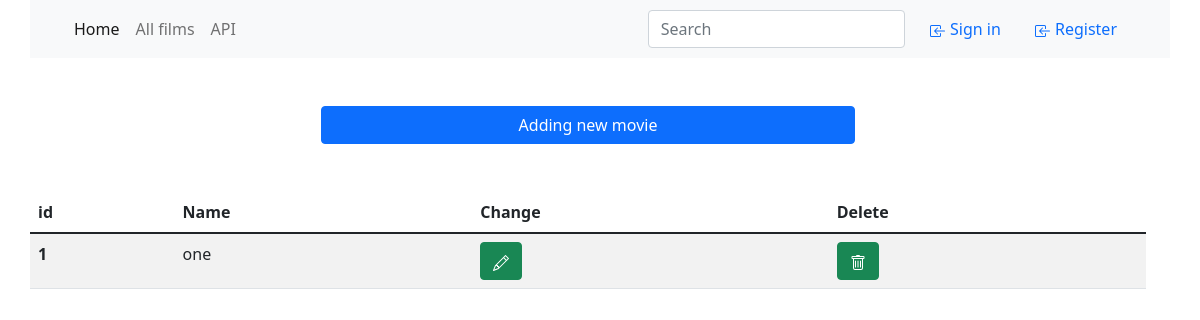
The app's page /admin/genre/, older data.
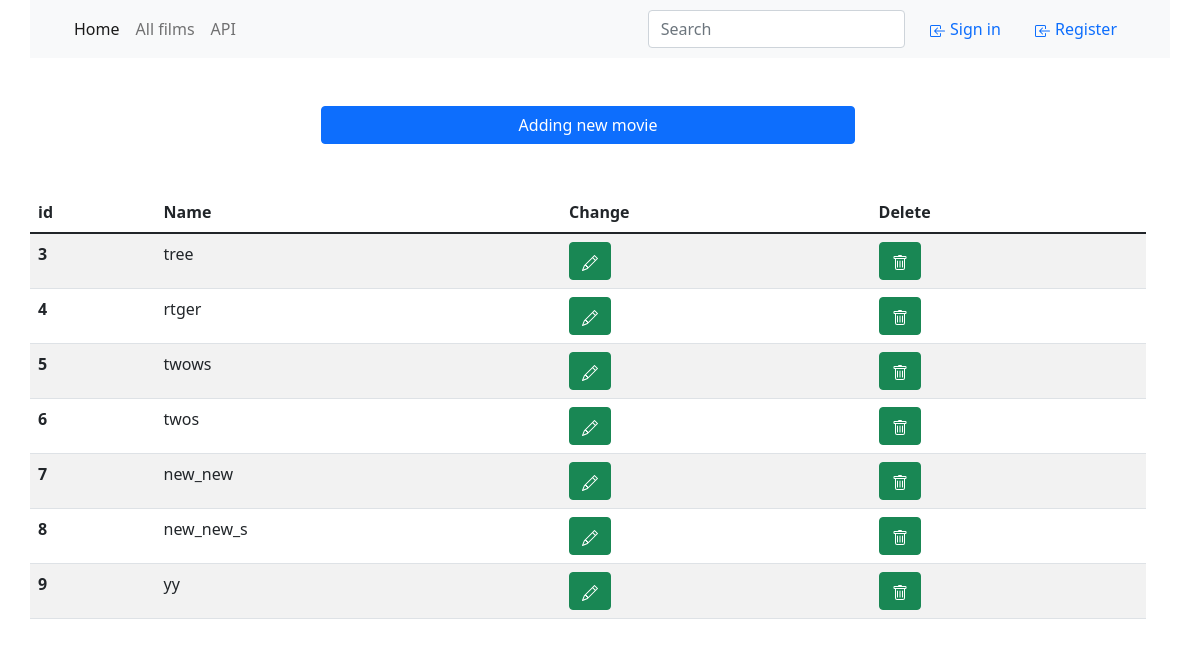
The same page, newer data.
### app/models.py (models this page shows, shortened)
class Genre(UserMixin, db.Model):
    id = db.Column(db.Integer, primary_key=True)
    name = db.Column(db.String(64), index=True, unique=True)
    movies = db.relationship('Movie', backref='genre', lazy='dynamic')

### admin/__init__.py (the view)
@bp_admin.route('genre/', methods=['GET'])
def admin_genre():
    genres = Genre.query.all()
    link='/admin/genre/'
    return render_template('admin/admin_genre_list.html', title='index', url=link, genres=genres)

### templates/admin/admin_genre_list.html (shortened to what this page needs)
{% extends 'base.html' %}
{% block content %}
<div class="row g-4">
  <div class="d-grid gap-2 col-6 mx-auto">
    <a class="btn btn-primary" type="button" href="{{ url_for('admin.admin_genre_add') }}" >Adding new movie</a>
  </div>
</div>
<div class="row row-cols-1 row-cols-md-4 g-4">
  <table class="table table-striped table-hover">
      <thead>
        <tr>
          <th scope="col">id</th>
          <th scope="col">Name</th>
          <th scope="col">Change</th>
          <th scope="col">Delete</th>
        </tr>
      </thead>
      <tbody>
        {% for genre in genres %}
          <tr>
            <th scope="row">{{genre.id}}</th>
            <td>{{genre.name}}</td>
            <td><a href="{{link}}{{genre.id}}" type="button" class="btn btn-success">
                </a>
            </td>
            <td>
              <a href="{{ url_for('admin.admin_genre_dell', idd=genre.id) }}" type="button" class="btn btn-success">
              </a>
            </td>
          </tr>
        {% endfor %}
      </tbody>
  </table>
</div>
{% endblock content %}

### templates/base.html (shortened to what this page needs)
<!DOCTYPE html>
<html lang="en">
    <head>
        <link href="https://cdn.jsdelivr.net/npm/bootstrap@5.1.3/dist/css/bootstrap.min.css" rel="stylesheet">
    </head>
    <body>
        <div class="container">
            <div class="row">
            {% include 'include/menu.html' %}
            {% block content %}
            {% endblock content %}
            </div>
        </div>
    </body>
</html>

### templates/include/menu.html (shortened to what this page needs)
<nav class="navbar navbar-expand-lg navbar-light bg-light">
  <div class="container-fluid">
    <div class="collapse navbar-collapse" id="navbarSupportedContent">
      <ul class="navbar-nav me-auto mb-2 mb-lg-0">
        <li class="nav-item">
          <a class="nav-link active" aria-current="page" href="{{url_for('index')}}">Home</a>
        </li>
        <li class="nav-item">
          <a class="nav-link" href="{{ url_for('movie') }}">All films</a>
        </li>
        <li class="nav-item">
          <a class="nav-link" href="{{ url_for('get_list') }}">API</a>
        </li>
      </ul>
      <form action="{{ url_for('movie') }}" class="d-flex">
        <input class="form-control me-2" type="search" placeholder="Search" name="q" value="{{ request.args.get('q', '') }}" aria-label="Search">
      </form>
      {% if current_user.name %}
        <a type='button' class="nav-link active btn" aria-current="page" href="{{ url_for('user', name=current_user.name) }}">
          <svg xmlns="http://www.w3.org/2000/svg" width="16" height="16" fill="currentColor" class="bi bi-gear" viewBox="0 0 16 16">
            <path d="M8 4.754a3.246 3.246 0 1 0 0 6.492 3.246 3.246 0 0 0 0-6.492zM5.754 8a2.246 2.246 0 1 1 4.492 0 2.246 2.246 0 0 1-4.492 0z"/>
            <path d="M9.796 1.343c-.527-1.79-3.065-1.79-3.592 0l-.094.319a.873.873 0 0 1-1.255.52l-.292-.16c-1.64-.892-3.433.902-2.54 2.541l.159.292a.873.873 0 0 1-.52 1.255l-.319.094c-1.79.527-1.79 3.065 0 3.592l.319.094a.873.873 0 0 1 .52 1.255l-.16.292c-.892 1.64.901 3.434 2.541 2.54l.292-.159a.873.873 0 0 1 1.255.52l.094.319c.527 1.79 3.065 1.79 3.592 0l.094-.319a.873.873 0 0 1 1.255-.52l.292.16c1.64.893 3.434-.902 2.54-2.541l-.159-.292a.873.873 0 0 1 .52-1.255l.319-.094c1.79-.527 1.79-3.065 0-3.592l-.319-.094a.873.873 0 0 1-.52-1.255l.16-.292c.893-1.64-.902-3.433-2.541-2.54l-.292.159a.873.873 0 0 1-1.255-.52l-.094-.319zm-2.633.283c.246-.835 1.428-.835 1.674 0l.094.319a1.873 1.873 0 0 0 2.693 1.115l.291-.16c.764-.415 1.6.42 1.184 1.185l-.159.292a1.873 1.873 0 0 0 1.116 2.692l.318.094c.835.246.835 1.428 0 1.674l-.319.094a1.873 1.873 0 0 0-1.115 2.693l.16.291c.415.764-.42 1.6-1.185 1.184l-.291-.159a1.873 1.873 0 0 0-2.693 1.116l-.094.318c-.246.835-1.428.835-1.674 0l-.094-.319a1.873 1.873 0 0 0-2.692-1.115l-.292.16c-.764.415-1.6-.42-1.184-1.185l.159-.291A1.873 1.873 0 0 0 1.945 8.93l-.319-.094c-.835-.246-.835-1.428 0-1.674l.319-.094A1.873 1.873 0 0 0 3.06 4.377l-.16-.292c-.415-.764.42-1.6 1.185-1.184l.292.159a1.873 1.873 0 0 0 2.692-1.115l.094-.319z"/>
          </svg>
          {{current_user.name}}
        </a>
        <a type='button' class="nav-link active btn" aria-current="page" href="{{ url_for('logout') }}">
            <svg xmlns="http://www.w3.org/2000/svg" width="16" height="16" fill="currentColor" class="bi bi-box-arrow-in-right" viewBox="0 0 16 16">
              <path fill-rule="evenodd" d="M6 3.5a.5.5 0 0 1 .5-.5h8a.5.5 0 0 1 .5.5v9a.5.5 0 0 1-.5.5h-8a.5.5 0 0 1-.5-.5v-2a.5.5 0 0 0-1 0v2A1.5 1.5 0 0 0 6.5 14h8a1.5 1.5 0 0 0 1.5-1.5v-9A1.5 1.5 0 0 0 14.5 2h-8A1.5 1.5 0 0 0 5 3.5v2a.5.5 0 0 0 1 0v-2z"></path>
              <path fill-rule="evenodd" d="M11.854 8.354a.5.5 0 0 0 0-.708l-3-3a.5.5 0 1 0-.708.708L10.293 7.5H1.5a.5.5 0 0 0 0 1h8.793l-2.147 2.146a.5.5 0 0 0 .708.708l3-3z"></path>
            </svg>
            Logout
        </a>
      {% elif current_user.is_anonymous %}
        <a type='button' class="nav-link active btn" aria-current="page" href="{{ url_for('login') }}">
          Sign in
        </a>
        <a type='button' class="nav-link active btn" aria-current="page" href="{{ url_for('register') }}">
          Register
        </a>
      {% endif %}
    </div>
  </div>
</nav>

Row changes from the older to the newer data that the page shows:
removed Genre: id "1", name "one"
added Genre: id "3", name "tree"
added Genre: id "4", name "rtger"
added Genre: id "5", name "twows"
added Genre: id "6", name "twos"
added Genre: id "7", name "new_new"
added Genre: id "8", name "new_new_s"
added Genre: id "9", name "yy"
